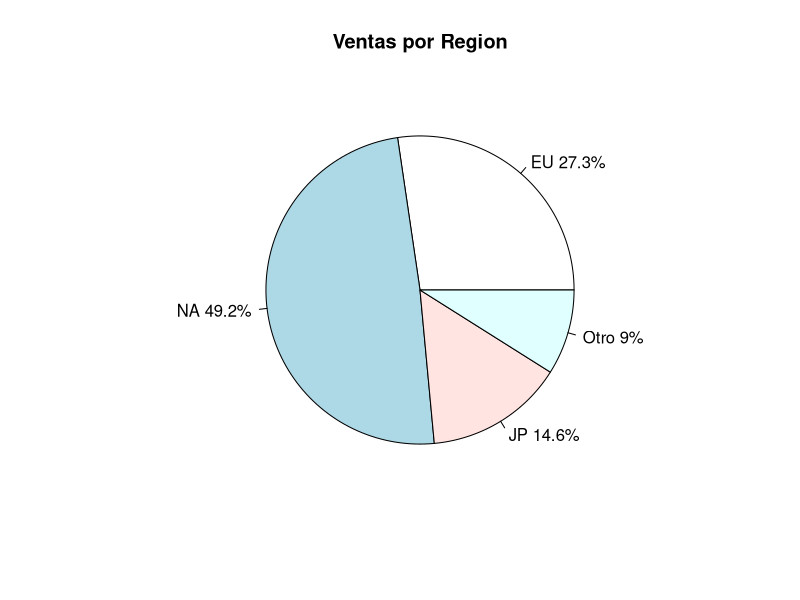

The R script that drew this image:
#Including library
library(ggplot2)
library(scales)

#Import csv into frame
games_original<-read.csv("Lec1/games.csv", stringsAsFactors=FALSE)

#Pregunta 2

games <- games_original

Region <- c("EU", "NA", "JP", "Otro")
Sales <- c(sum(games$EU_Sales),sum(games$NA_Sales),sum(games$JP_Sales),sum(games$Other_Sales))
piepercent <- round(100*Sales/sum(Sales), 1)
piepercent <- paste(Region, piepercent)
piepercent <- paste(piepercent, "%", sep="")
pie(Sales,labels =piepercent, main = "Ventas por Region")

regionSales <- data.frame(
  Region = Region,
  Sales = Sales
)